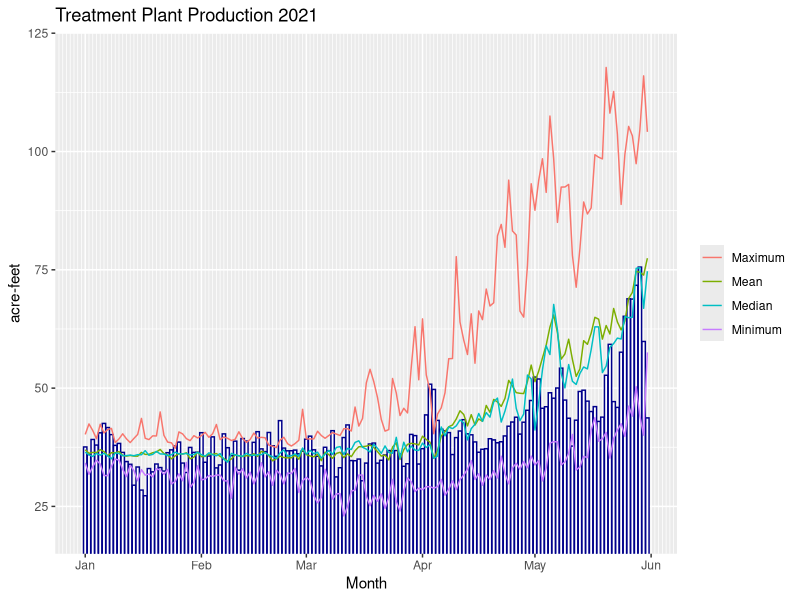
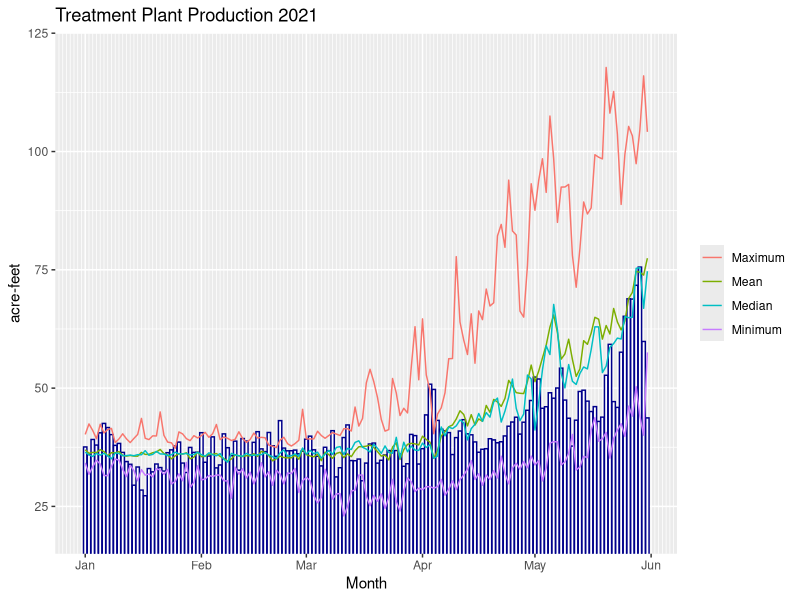

Recreate these plots in R, in order.
library(ggplot2)
library(scales)
library(patchwork)
#
# Open dfinal21.csv
#
dfinal21 <- read.csv("dfinal21.csv", header = TRUE, sep = ",", 
                     stringsAsFactors = FALSE, check.names = FALSE)
#
# Transform the Month_Day column so that ggplot can treat it as a date
# sequence for plotting
#
dfinal21$Month_Day <- as.Date(paste("2021-", dfinal21$Month_Day, sep = ""))
#
# Build the plot.
# Code from John Volckens
library(dplyr)
library(tidyr)
library(tidyverse) #added to John's code so that ggplot function is available

dfinal21a <- dfinal21 %>%
  mutate(y2021 = `2021`) %>% #rename column
  select(-(`2021`)) %>% # remove old col name
  pivot_longer(cols = Mean:y2021, names_to = "measure", values_to = "data") #tidy the data

p_2021 <- ggplot() +
  geom_col(data = filter(dfinal21a, measure == "y2021"),
           aes(y = data, x = Month_Day),
           color = "darkblue", fill = "white") +
  geom_line(data = filter(dfinal21a, measure != "y2021"),
            aes(y = data, x = Month_Day, color = measure)) +
  scale_color_manual(values = c("red", "yellow", "darkgreen", "darkviolet")) +
  coord_cartesian(ylim = c(20,120)) + #changed range to include maximums 
  theme(legend.title = element_blank()) + 
  scale_color_discrete(name = "Year") +
  scale_x_date(breaks = "1 month", minor_breaks = "1 day", labels=date_format("%b")) +
  labs(x = "Month", y = "acre-feet", title = "Treatment Plant Production 2021")
# Save the plot to disk
ggsave(filename = "p_f21.pdf", plot = p_2021, units = "in", width = 44, height = 34)
#
# Display the plot
#
print(p_2021)
#
# End production_2021_bars_lines.R